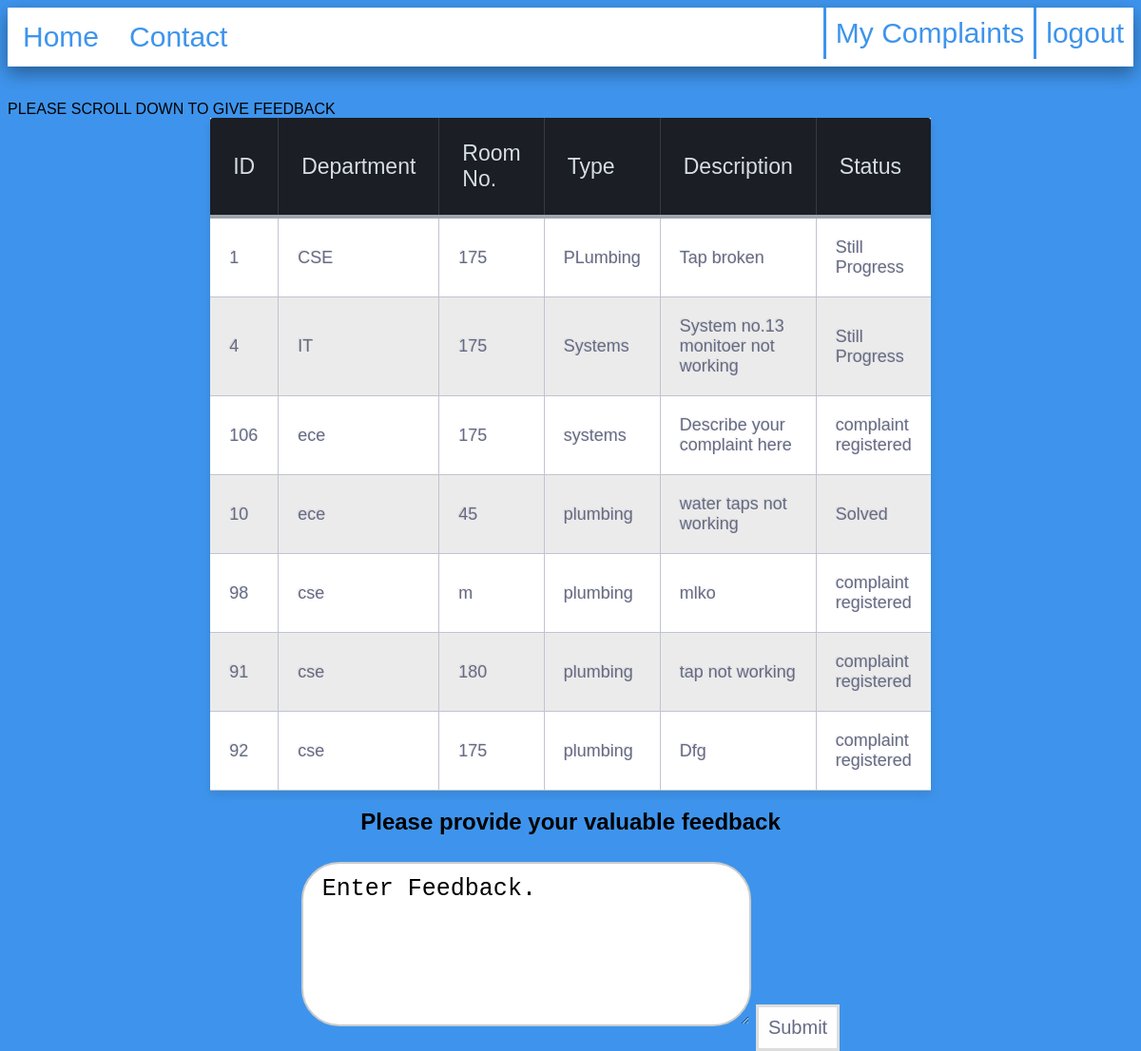
Page /viewMy.php (signed in) on the committed database.
### tables this page shows
CREATE TABLE IF NOT EXISTS `complaints` (
  `id` int(15) NOT NULL AUTO_INCREMENT,
  `userid` varchar(15) NOT NULL,
  `department` text NOT NULL,
  `roomno` text NOT NULL,
  `type` text NOT NULL,
  `description` text NOT NULL,
  `status` text NOT NULL,
  PRIMARY KEY (`id`),
  KEY `userid` (`userid`),
  KEY `id` (`id`)
);

### viewMy.php (the view, shortened to what this page needs)
<!DOCTYPE html>
<html>
<head>
<link rel="stylesheet" href="styletable.css">
</head>
<body>
<ul>
  <li><a href="complaintstatus.php">Home</a></li>
  <li style="float:right"><form action="logout.php" method="post">
    <input class="navinput" type="submit" name="Logout" value="logout">
</form></li>
<li style="float:right"><form action="viewMy.php" method="post">
    <input class="navinput" type="submit" name="view" value="My Complaints">
</form></li>
  <li class="dropdown">
    <a href="javascript:void(0)" class="dropbtn">Contact</a>
</li>
</ul><br><br>
<marquee>PLEASE SCROLL DOWN TO GIVE FEEDBACK</marquee>
<?php
$con = mysqli_connect("localhost","root","root","complaintdatabase");
  $id=$_SESSION['uid'];
   $sql="SELECT * from complaints where userid='$id'";
    echo "<center><table><tr><th>ID</th><th>Department</th><th>Room No.</th><th>Type</th><th>Description</th><th>Status</th></tr>" ;
	if ($result=mysqli_query($con,$sql))
  {
    while($row = mysqli_fetch_assoc($result)) {
        echo "<td> " . $row["id"]. "</td>";
		echo "<td> " . $row["department"]. "</td>";
		echo "<td> " . $row["roomno"]. "</td>";
		echo "<td> " . $row["type"]. "</td>";
		echo "<td> " . $row["description"]. "</td>";
		echo "<td> " . $row["status"]. "</td>";
		echo "<tr>";
    }
  }
	echo "</table></center>";
	echo "<center><h2>Please provide your valuable feedback</h2></center>";
       echo '<center><form action="feedback.php" method="POST">
  	<input type="hidden" name="id" value="$_SESSION["uid"]">
    <textarea id="message" name="message" rows="5" cols="30" class="form-control" required>Enter Feedback.</textarea>
    <input type="submit" class="buttonU" name="submit" value="Submit"/></form></center>';
?>
</body>
</html>

### styletable.css (style rules this page uses)
ul { list-style-type: none; margin: 0; padding: 0; overflow: hidden; background-color: #ffffff; box-shadow: 0 8px 16px 0 rgba(0,0,0,0.2), 0 6px 20px 0 rgba(0,0,0,0.19); }
li { float: left; font-size:30px; }
li a, .dropbtn { display: inline-block; color: #3e94ec; text-align: center; padding: 14px 16px; text-decoration: none; }
li.dropdown { display: block; }
.navinput { color:#3e94ec; padding: 10px; border-left:3px solid #3e94ec; background-color:white; font-size:30px; }
textarea { width: 40%; padding: 12px 20px; margin: 8px 0; display: inline-block; border: 2px solid #ccc; font-size:25px; border-radius:40px; box-sizing: border-box; }
input { color:#3e94ec; border:none; background-color:white; font-size:30px; }
body { overflow:auto; background-color: #3e94ec; font-family: Arial, Helvetica, sans-serif; margin: 0 5px 10 5px; height: 620px; }
table { background: white; border-collapse: collapse; margin: auto; max-width: 600px; padding:5px; width: 100%; box-shadow: 0 5px 10px rgba(0, 0, 0, 0.1); animation: float 5s infinite; }
th { color:#D5DDE5; background:#1b1e24; border-bottom:4px solid #9ea7af; border-right: 1px solid #343a45; font-size:23px; font-weight: 100; padding:24px; text-align:left; text-shadow: 0 1px 1px rgba(0, 0, 0, 0.1); vertical-align:middle; }
th:first-child { border-top-left-radius:3px; }
th:last-child { border-top-right-radius:3px; border-right:none; }
tr { border-top: 1px solid #C1C3D1; border-bottom-: 1px solid #C1C3D1; color:#666B85; font-size:16px; font-weight:normal; text-shadow: 0 1px 1px rgba(256, 256, 256, 0.1); }
tr:first-child { border-top:none; }
tr:nth-child(odd) td { background:#EBEBEB; }
td { background:#FFFFFF; padding:20px; text-align:left; vertical-align:middle; font-weight:300; font-size:18px; text-shadow: -1px -1px 1px rgba(0, 0, 0, 0.1); border-right: 1px solid #C1C3D1; }
td:last-child { border-right: 0px; }
.buttonU { background-color: #fefefe; color: #666B85; text-align:center; font-size:20px; border:solid #ddd; padding: 10px ; }

### rows in the picture
complaints: id "1", department "CSE", roomno "175", type "PLumbing", description "Tap broken", status "Still Progress"
complaints: id "4", department "IT", roomno "175", type "Systems", description "System no.13 monitoer not working", status "Still Progress"
complaints: id "106", department "ece", roomno "175", type "systems", description "Describe your complaint here", status "complaint registered"
complaints: id "10", department "ece", roomno "45", type "plumbing", description "water taps not working", status "Solved"
complaints: id "98", department "cse", roomno "m", type "plumbing", description "mlko", status "complaint registered"
complaints: id "91", department "cse", roomno "180", type "plumbing", description "tap not working", status "complaint registered"
complaints: id "92", department "cse", roomno "175", type "plumbing", description "Dfg", status "complaint registered"
